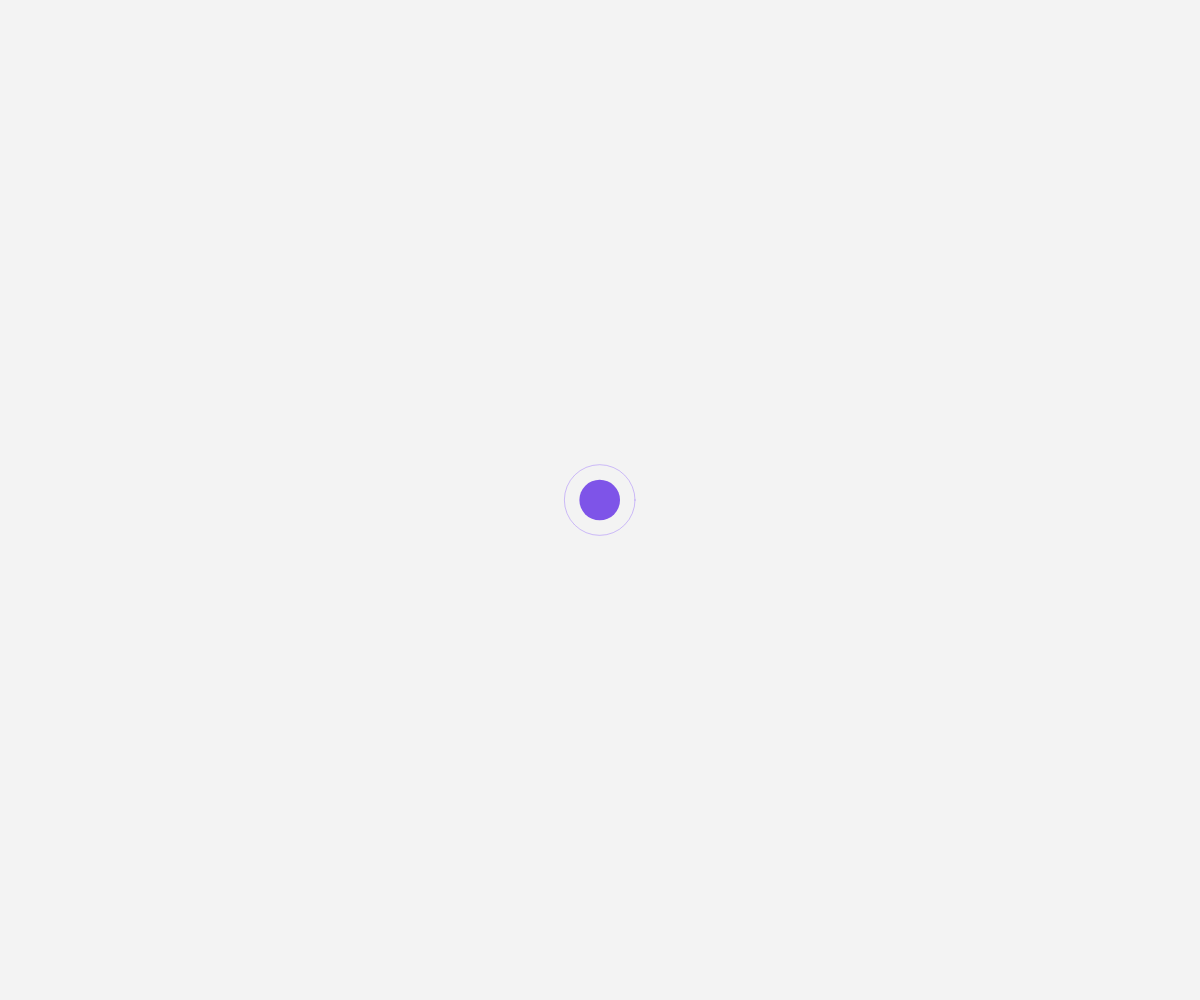
Frame 1 (no input)
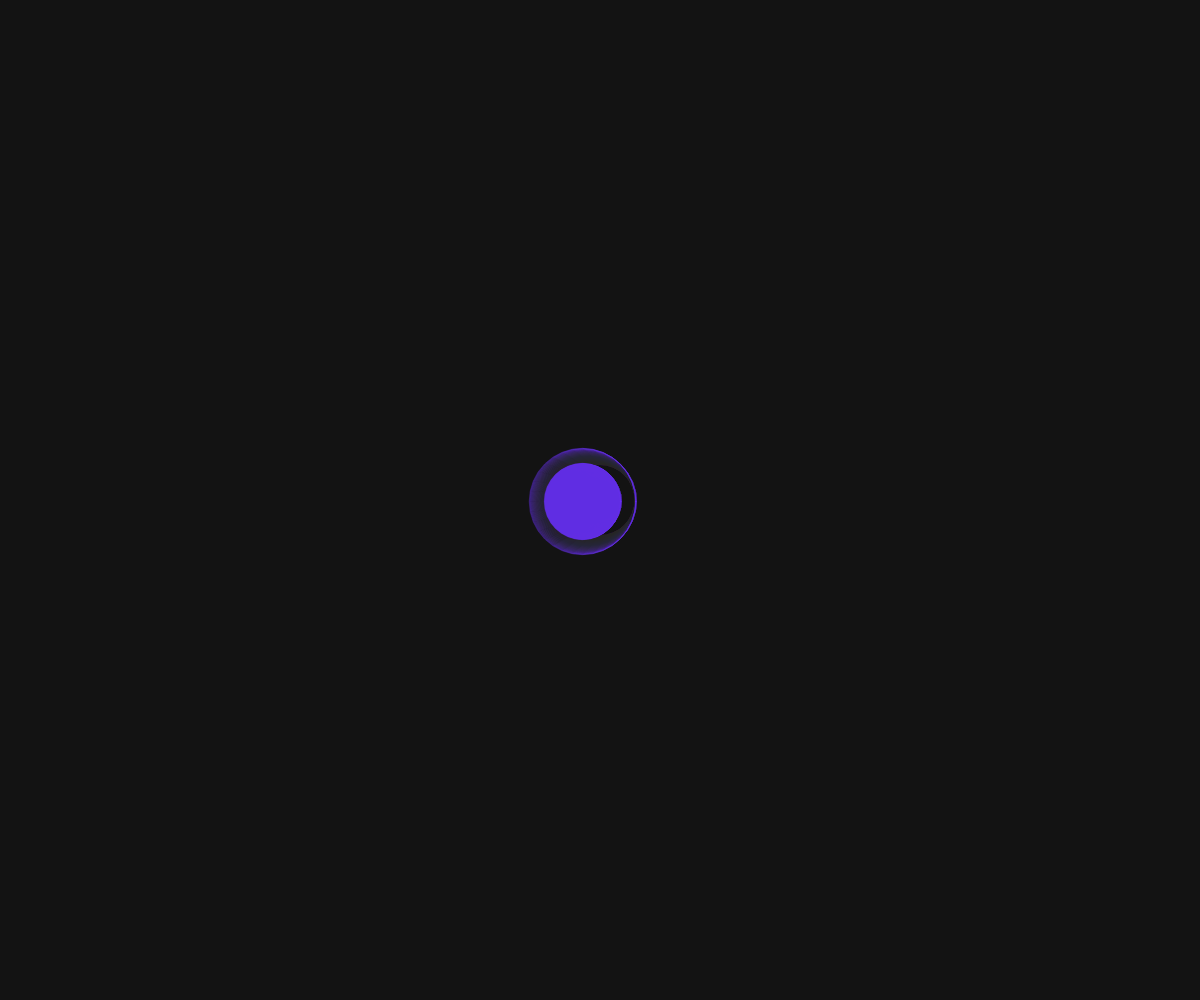
Frame 60 (no input)
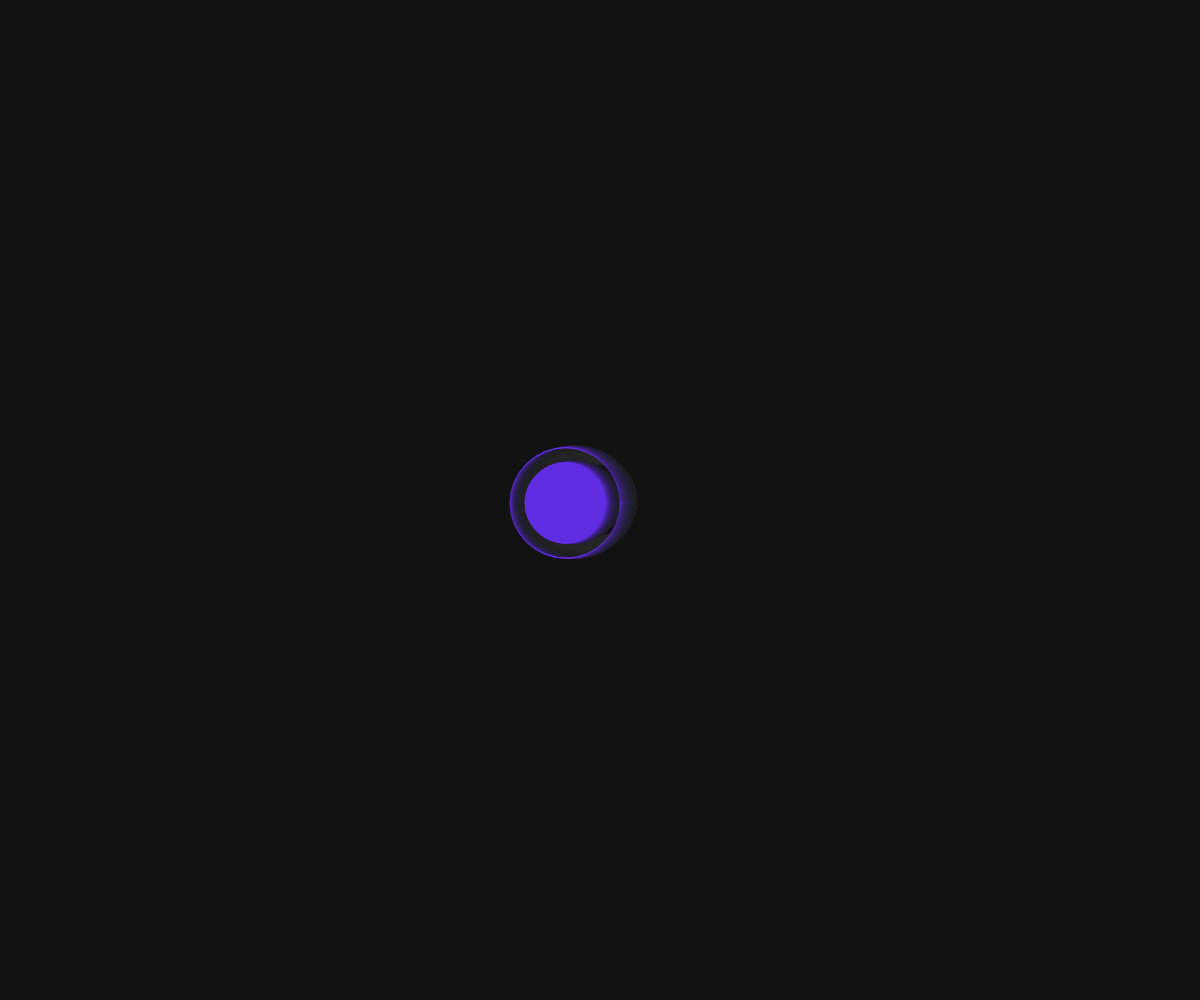
Frame 120 (the mouse pressed at the canvas centre since frame 60)

The p5.js sketch that drew these frames (run headless with seeded random() and noise() and a simulated clock; from frame 60 on, the mouse is pressed at the canvas centre):

// p5.js sketch
// ── sketch.js
let cells = [];
let maxCells = 100;
let pulseSpeed = 0.03;
let splitThreshold = 80;
let contractionSpeed = 0.02;
let pinchPointRadius = 5;

function setup() {
  createCanvas(windowWidth, windowHeight);
  colorMode(HSB, 360, 100, 100, 1);
  noStroke();
  frameRate(30);

  // Start with one cell
  cells.push({
    x: width / 2,
    y: height / 2,
    radius: 20,
    hue: random(360),
    pulse: 0,
    isSplitting: false,
    contractionProgress: 0,
    speedX: random(-0.5, 0.5),
    speedY: random(-0.05, 0.05),
    isMature: false
  });
}

function draw() {
  background(0, 0, 10, 0.05); // Semi-transparent background for trail effect

  for (let i = cells.length - 1; i >= 0; i--) {
    let cell = cells[i];

    // Update pulse
    cell.pulse += pulseSpeed;

    // Apply movement
    cell.x += cell.speedX;
    cell.y += cell.speedY;

    // Bounce off edges
    if (cell.x < 0 || cell.x > width) cell.speedX *= -1;
    if (cell.y < 0 || cell.y > height) cell.speedY *= -1;

    // Grow the cell
    if (!cell.isSplitting && !cell.isMature) {
      cell.radius += 0.2;
    }

    // Check for splitting
    if (cell.radius >= splitThreshold && !cell.isSplitting && !cell.isMature) {
      cell.isSplitting = true;
      cell.speedX = 0;
      cell.speedY = 0;
      cell.contractionProgress = 0;
      cell.isMature = true;
    }

    // Handle contraction and pinching
    if (cell.isSplitting) {
      cell.contractionProgress += contractionSpeed;

      // Contraction animation
      let contractedRadius = cell.radius * (1 - cell.contractionProgress * 0.9);
      
      // Draw the parent cell in contraction phase with visible membrane boundary
      fill(cell.hue, 80, 90, 0.8);
      ellipse(cell.x, cell.y, contractedRadius * 2);

      // Draw pinch point with pulsing light
      if (cell.contractionProgress > 0.6) {
        let pulseIntensity = sin(frameCount * 0.3) * 0.5 + 0.5;
        let glowIntensity = 100 * pulseIntensity;
        
        // Draw bright inner core at pinch point
        fill(60, 100, 100, 0.9);
        ellipse(cell.x, cell.y, pinchPointRadius * 2 * 0.3);
        
        // Draw glowing ring around pinch point
        noFill();
        stroke(60, 100, 100, 0.7);
        strokeWeight(2);
        ellipse(cell.x, cell.y, pinchPointRadius * 4);
      }

      // Split when fully contracted
      if (cell.contractionProgress >= 1) {
        let angle1 = random(TWO_PI);
        let angle2 = angle1 + PI;
        let distance = 60;

        cells.push({
          x: cell.x + cos(angle1) * distance,
          y: cell.y + sin(angle1) * distance,
          radius: 20,
          hue: (cell.hue + random(-30, 30)) % 360,
          pulse: 0,
          isSplitting: false,
          speedX: cos(angle1) * 0.5,
          speedY: sin(angle1) * 0.5,
          isMature: false
        });

        cells.push({
          x: cell.x + cos(angle2) * distance,
          y: cell.y + sin(angle2) * distance,
          radius: 20,
          hue: (cell.hue + random(-30, 30)) % 360,
          pulse: 0,
          isSplitting: false,
          speedX: cos(angle2) * 0.5,
          speedY: sin(angle2) * 0.5,
          isMature: false
        });

        // Remove the original cell
        cells.splice(i, 1);
      }
    } else {
      // Normal growth and pulsation
      let pulseRadius = cell.radius * (1 + sin(cell.pulse) * 0.2);
      
      if (cell.isMature) {
        // Draw mature cell with rigid boundary
        fill(cell.hue, 80, 90, 0.8);
        ellipse(cell.x, cell.y, pulseRadius * 2);

        // Draw stable membrane boundary
        noFill();
        stroke(cell.hue, 100, 100, 0.6);
        strokeWeight(2);
        ellipse(cell.x, cell.y, pulseRadius * 2);
      } else {
        // Draw growing cell with soft boundary
        fill(cell.hue, 80, 90, 0.8);
        ellipse(cell.x, cell.y, pulseRadius * 2);

        // Draw pulse effect
        noFill();
        stroke(cell.hue, 80, 100, 0.3);
        ellipse(cell.x, cell.y, (pulseRadius + 15) * 2);
      }
    }
  }

  // Limit the number of cells to prevent overflow
  if (cells.length > maxCells) {
    cells.splice(0, cells.length - maxCells);
  }
}

function windowResized() {
  resizeCanvas(windowWidth, windowHeight);
}
